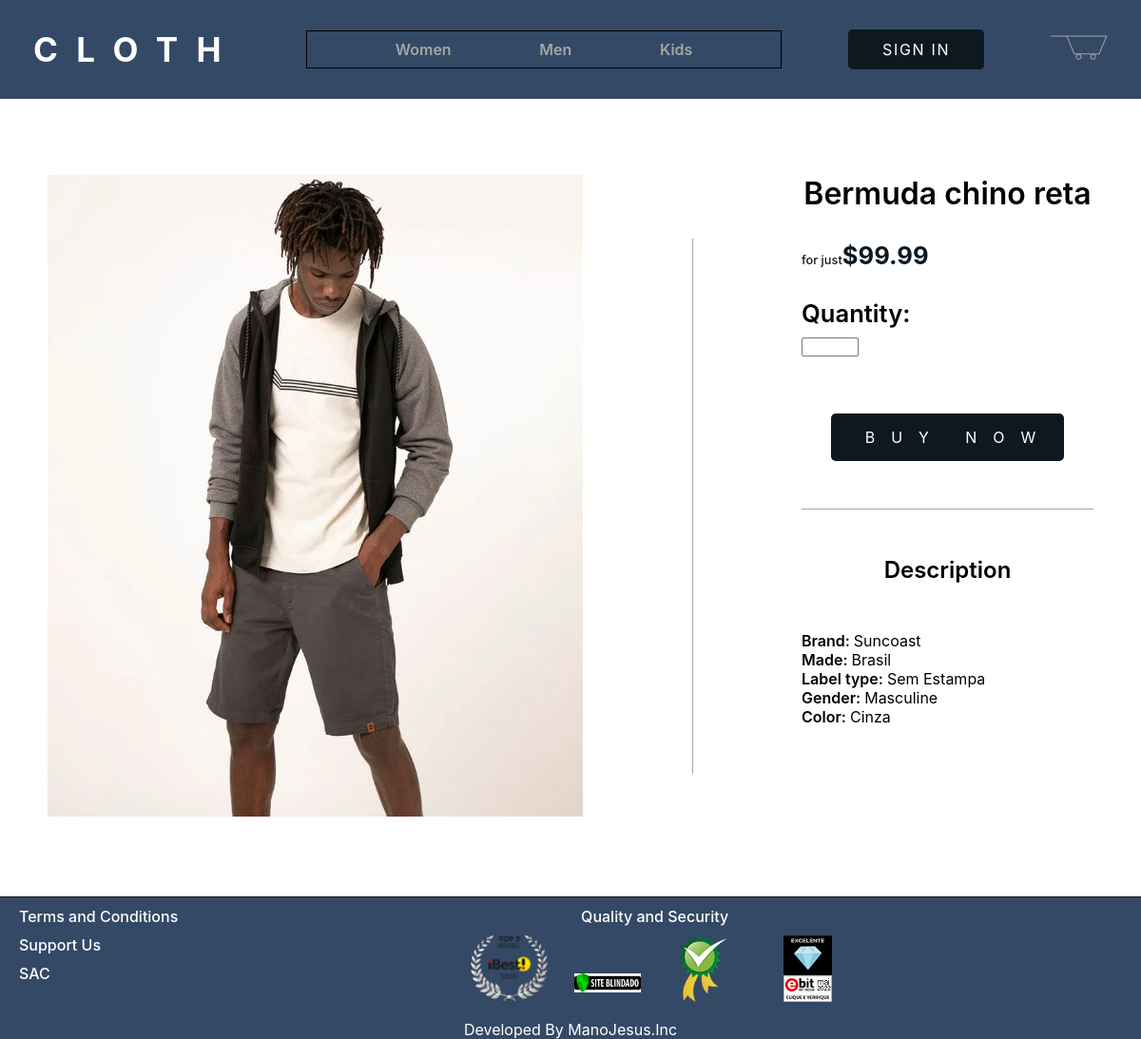
The app's page /buy_page.php?name=Bermuda chino reta with its own data.
### tables this page shows
CREATE TABLE `product` (
  `id` int NOT NULL,
  `name` varchar(100) NOT NULL,
  `price` double NOT NULL,
  `quantity_available` int NOT NULL,
  `brand` varchar(20) DEFAULT NULL,
  `type_label` varchar(15) DEFAULT NULL,
  `composition` varchar(30) DEFAULT NULL,
  `gender` enum('m','f','k') DEFAULT NULL,
  `color` varchar(10) DEFAULT NULL,
  `made` varchar(15) DEFAULT NULL,
  `age` int DEFAULT NULL,
  `image_path` varchar(200) NOT NULL,
  PRIMARY KEY (`name`),
  UNIQUE KEY `id` (`id`)
);

### buy_page.php (the view, shortened to what this page needs)
<?php
    require_once ('components.php');
    if(isset($_GET['name'])){
        $product_name = $_GET['name'];
        $conn = ConnectionManager::getConnection("project_php_a3");
        $sql = "select * from product where name = '$product_name'";
        $result_set = $conn->query($sql);
        if(mysqli_num_rows($result_set)>0){
            $row_result = mysqli_fetch_assoc($result_set);
        }else{
            header("Location: error/not_found.php");
        }
    }else{
        header("Location: error/not_found.php");
    }
?>
<!doctype html>
<html lang="en">
<head>
    <link rel="stylesheet" href="stylesheets/main.css">
</head>
<body>
<header>
</header>
<main>
    <div class="container__buy flex">
        <div class="image__container">
            <img class="product__image" src="<?php echo $row_result['image_path']?>" alt="">
        </div>
        <div class="buy-information flex-column">
            <div class="product-information flex-column">
                <span class="product__name"><?php echo $row_result['name']?></span>
                <span class="product__price"><span>for just</span>$<?php echo $row_result['price']?></span>
                <form action="cart.php" class="buy__form flex-column" method="post">
                    <span class="quantity">Quantity:</span>
                    <input type="number" name="quantity" id="quantity" min="0" max="99">
                    <input type="submit" value="BUY NOW" class="btn btn_submit submit__buy-now">
                </form>
            </div>
            <div class="product_description flex-column">
                <p>Description</p>
                <span class="description__name">Brand: <span class="description__content"><?php echo $row_result['brand'];?></span></span>
                <span class="description__name">Made: <span class="description__content"><?php echo $row_result['made'];?></span></span>
                <span class="description__name">Label type: <span class="description__content"><?php echo $row_result['type_label'];?></span></span>
                <span class="description__name">Gender:
                    <span class="description__content">
                        <?php
                            switch ($row_result['gender']){
                                case 'm':
                                    echo 'Masculine';
                                    break;
                            }
                        ?></span></span>
                <span class="description__name">Color: <span class="description__content"><?php echo $row_result['color'];?></span></span>
            </div>
        </div>
    </div>
</main>
<footer>
</footer>
</body>
</html>

### stylesheets/main.css (style rules this page uses)
:root { --pri_coll : #344966; --sec_coll : #0D1821; --ter_coll : rgb(92, 158, 173); --quar_coll : #A5A5A5; --black : #000; }
* { box-sizing: border-box; font-family: 'Inter', sans-serif; padding: 0; margin: 0; }
header { background: var(--pri_coll); display: flex; justify-content: space-around; align-items: center; width: 100%; height: 104px; }
.btn { color: #ffffff; border: none; background: var(--sec_coll); border-radius: 5px; font-weight: 400; font-size: 16px; letter-spacing: 0.105em; padding: 11px 36px; transition: background 250ms ease-in-out; }
.btn_submit { width: 178px; height: 50px; margin: 50px auto; cursor:pointer; }
footer { display: flex; flex-direction: column; justify-content: space-between; align-items: center; width: 100%; height: 150px; background: var(--pri_coll); color: #ffffff; border-top: solid 0.01rem var(--sec_coll) ; }
.product__price { font-size: 1.5rem; font-weight: 600; color: var(--sec_coll); margin-top: 10px; position: relative; }
.container__buy { column-gap: 230px; margin: 80px 50px; }
.image__container .product__image { width: 563px; height: 675px; }
.buy-information { width: 593px; position: relative; }
.buy-information::after { content: ''; display: block; position: absolute; height: 563px; width: 1px; background: var(--quar_coll); left: -115px; bottom: 49px; }
.product-information { row-gap: 30px; }
.product-information .product__name { font-size: 2rem; font-weight: 600; text-align: center; }
.product-information .product__price { font-size: 1.6rem; font-weight: 700; margin: 0; }
.product-information .product__price span { font-size: 0.8rem; font-weight: 500; }
.quantity { font-size: 1.6rem; font-weight: 600; }
.buy__form { row-gap: 10px; }
.buy__form input[type='number'] { width: 60px; }
.submit__buy-now { width: 80%; letter-spacing: 1.06rem; }
.product_description { margin-top: 50px; position:relative; }
.product_description::after { content:''; display: block; position: absolute; height: 1px; width: 100%; top: -50px; background: var(--quar_coll); }
.product_description p { font-size: 1.5rem; font-weight: 600; text-align: center; margin-bottom: 50px; }
.description__name { font-weight: 600; }
.description__name span { font-weight: 400; }
.flex { display: flex; }
.flex-column { display: flex; flex-direction: column; }

### records on screen
product: image_path (picture), name "Bermuda chino reta", price "99.99", brand "Suncoast", made "Brasil", type_label "Sem Estampa", color "Cinza"
